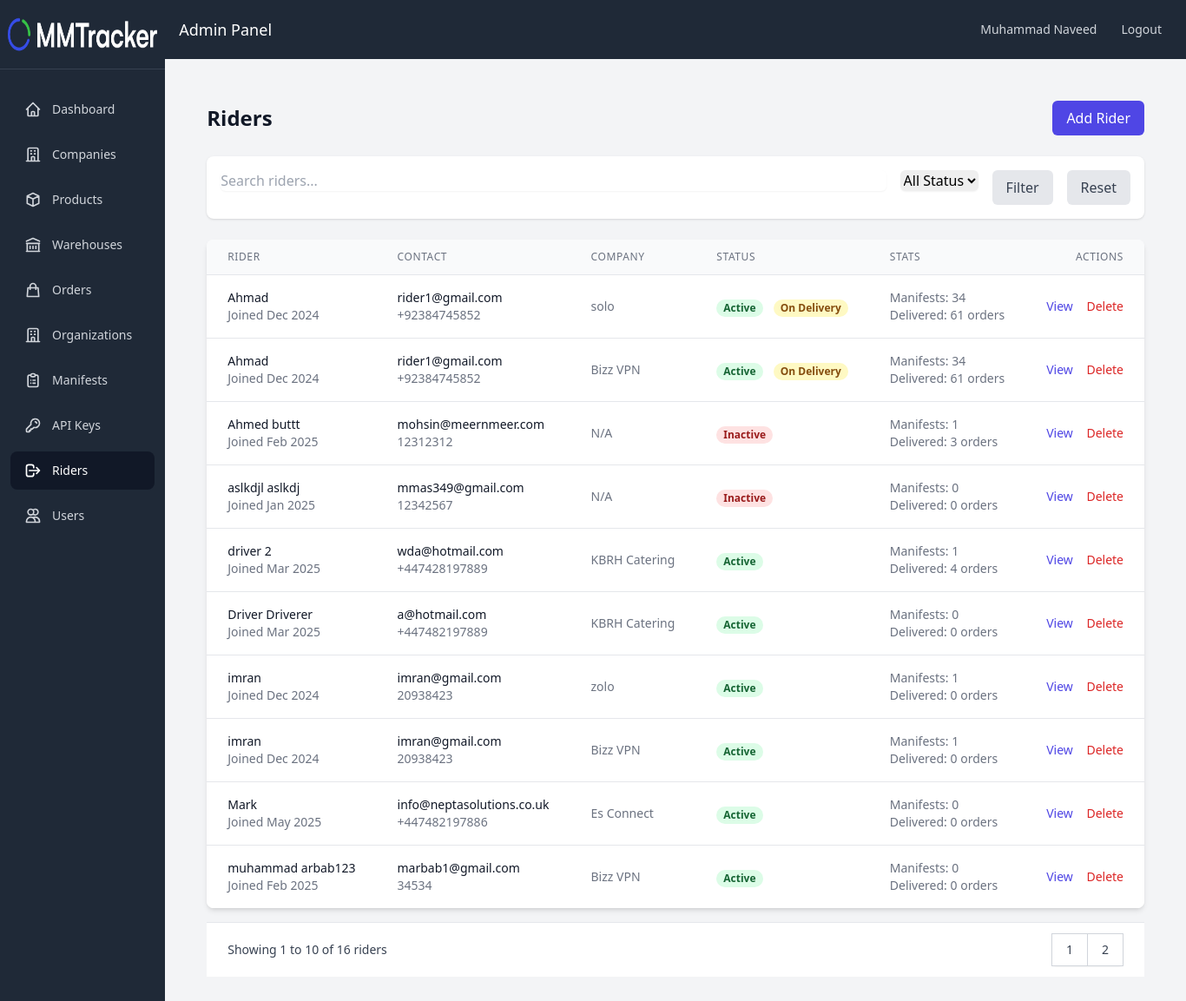
Page /pages/riders/index.php (signed in) on the committed database.
### tables this page shows
CREATE TABLE `Users` (
  `id` int(11) NOT NULL,
  `name` varchar(255) NOT NULL,
  `username` varchar(50) NOT NULL,
  `email` varchar(255) NOT NULL,
  `phone` varchar(20) DEFAULT NULL,
  `password` varchar(255) NOT NULL,
  `user_type` enum('Super Admin','Admin','Rider') NOT NULL,
  `company_id` int(11) DEFAULT NULL,
  `is_active` tinyint(1) DEFAULT 1,
  `created_at` timestamp NOT NULL DEFAULT current_timestamp(),
  `updated_at` timestamp NOT NULL DEFAULT current_timestamp() ON UPDATE current_timestamp(),
  `admin_pin` varchar(255) DEFAULT NULL,
  `fcm_token` varchar(255) DEFAULT NULL,
  `fcm_token_updated_at` timestamp NULL DEFAULT NULL
);

### includes/config.php (called while the page is built, shortened)
<?php
$db_host = 'localhost';
$db_user = 'root';
$db_pass = '';
$db_name = 'u337053559_delivery';
$conn = mysqli_connect($db_host, $db_user, $db_pass, $db_name);
mysqli_set_charset($conn, "utf8mb4");
function isSuperAdmin() {
    return isset($_SESSION['user_type']) && $_SESSION['user_type'] === 'Super Admin';
}
function validUser() {
    global $conn;
    $query = "SELECT id, is_active FROM Users WHERE id = ?";
    $stmt = mysqli_prepare($conn, $query);
    mysqli_stmt_bind_param($stmt, "i", $_SESSION['user_id']);
    mysqli_stmt_execute($stmt);
    $result = mysqli_stmt_get_result($stmt);
    return true;
}
?>

### pages/riders/index.php (the view, shortened to what this page needs)
<?php
require_once '../../includes/config.php';
$page = isset($_GET['page']) ? (int)$_GET['page'] : 1;
$limit = 10;
$offset = ($page - 1) * $limit;
$search = isset($_GET['search']) ? cleanInput($_GET['search']) : '';
$status_filter = isset($_GET['status']) ? cleanInput($_GET['status']) : '';
$where_conditions = ["u.user_type = 'Rider'"];
$where_clause = !empty($where_conditions) ? "WHERE " . implode(" AND ", $where_conditions) : "";
$count_query = "SELECT COUNT(DISTINCT u.id) as total
                FROM Users u
                LEFT JOIN RiderCompanies rc ON u.id = rc.rider_id
                $where_clause";
$count_result = mysqli_query($conn, $count_query);
$total_records = mysqli_fetch_assoc($count_result)['total'];
$total_pages = ceil($total_records / $limit);
$company_stats_condition = !isSuperAdmin() ? "AND m.company_id = " . $_SESSION['company_id'] : "";
$query = "SELECT DISTINCT u.*, rc.is_active as rider_active, c.name as company_name,
          (
              SELECT COUNT(*)
              FROM Manifests m
              WHERE m.rider_id = u.id
              AND m.status != 'delivered'
              $company_stats_condition
          ) as active_manifests,
          (
              SELECT COUNT(*)
              FROM Manifests m
              WHERE m.rider_id = u.id
              $company_stats_condition
          ) as total_manifests,
          (
              SELECT COUNT(*)
              FROM Orders o
              JOIN ManifestOrders mo ON o.id = mo.order_id
              JOIN Manifests m ON mo.manifest_id = m.id
              WHERE m.rider_id = u.id
              AND o.status = 'delivered'
              $company_stats_condition
          ) as delivered_orders
          FROM Users u
          LEFT JOIN RiderCompanies rc ON u.id = rc.rider_id
          LEFT JOIN Companies c ON rc.company_id = c.id
          $where_clause
          ORDER BY u.name
          LIMIT $offset, $limit";
$result = mysqli_query($conn, $query);
?>
<!DOCTYPE html>
<html lang="en">
<head>
    <script src="https://cdn.tailwindcss.com"></script>
</head>
<body class="bg-gray-100">
    <?php include_once '../../includes/navbar.php'; ?>
    <div class="flex-1 flex flex-col">
        <div class="bg-gray-800 p-4 flex justify-between items-center">
            <div class="text-white text-lg">Admin Panel</div>
            <div class="flex items-center">
                <span class="text-gray-300 text-sm mr-4"><?php echo $_SESSION['user_name']; ?></span>
                <a href="<?php echo SITE_URL; ?>logout.php"
                    class="text-gray-300 hover:bg-gray-700 hover:text-white px-3 py-2 rounded-md text-sm font-medium">
                    Logout
                </a>
            </div>
        </div>
        <div class="p-4">
            <div class="max-w-7xl mx-auto px-4 sm:px-6 lg:px-8 py-8">
                <div class="flex justify-between items-center mb-6">
                    <h1 class="text-2xl font-bold text-gray-900">Riders</h1>
                    <a href="create.php" class="bg-indigo-600 text-white px-4 py-2 rounded-md hover:bg-indigo-700">Add Rider</a>
                </div>
                <div class="bg-white p-4 rounded-lg shadow mb-6">
                    <form method="GET" class="flex gap-4">
                        <div class="flex-1">
                            <input type="text" name="search" value="<?php echo htmlspecialchars($search); ?>"
                                placeholder="Search riders..."
                                class="w-full rounded-md border-gray-300 shadow-sm focus:border-indigo-500 focus:ring-indigo-500">
                        </div>
                        <div>
                            <select name="status" class="rounded-md border-gray-300 shadow-sm focus:border-indigo-500 focus:ring-indigo-500">
                                <option value="">All Status</option>
                            </select>
                        </div>
                        <button type="submit" class="bg-gray-200 text-gray-700 px-4 py-2 rounded-md hover:bg-gray-300">Filter</button>
                        <a href="index.php" class="bg-gray-200 text-gray-700 px-4 py-2 rounded-md hover:bg-gray-300">Reset</a>
                    </form>
                </div>
                <div class="bg-white shadow-md rounded-lg overflow-hidden">
                    <table class="min-w-full divide-y divide-gray-200">
                        <thead class="bg-gray-50">
                            <tr>
                                <th class="px-6 py-3 text-left text-xs font-medium text-gray-500 uppercase tracking-wider">Rider</th>
                                <th class="px-6 py-3 text-left text-xs font-medium text-gray-500 uppercase tracking-wider">Contact</th>
                                <?php if (isSuperAdmin()): ?>
                                    <th class="px-6 py-3 text-left text-xs font-medium text-gray-500 uppercase tracking-wider">Company</th>
                                <?php endif; ?>
                                <th class="px-6 py-3 text-left text-xs font-medium text-gray-500 uppercase tracking-wider">Status</th>
                                <th class="px-6 py-3 text-left text-xs font-medium text-gray-500 uppercase tracking-wider">Stats</th>
                                <th class="px-6 py-3 text-right text-xs font-medium text-gray-500 uppercase tracking-wider">Actions</th>
                            </tr>
                        </thead>
                        <tbody class="bg-white divide-y divide-gray-200">
                            <?php while ($rider = mysqli_fetch_assoc($result)): ?>
                                <tr>
                                    <td class="px-6 py-4 whitespace-nowrap">
                                        <div class="text-sm font-medium text-gray-900"><?php echo htmlspecialchars($rider['name']); ?></div>
                                        <div class="text-sm text-gray-500">Joined <?php echo date('M Y', strtotime($rider['created_at'])); ?></div>
                                    </td>
                                    <td class="px-6 py-4 whitespace-nowrap">
                                        <div class="text-sm text-gray-900"><?php echo htmlspecialchars($rider['email']); ?></div>
                                        <div class="text-sm text-gray-500"><?php echo htmlspecialchars($rider['phone']); ?></div>
                                    </td>
                                    <?php if (isSuperAdmin()): ?>
                                        <td class="px-6 py-4 whitespace-nowrap text-sm text-gray-500">
                                            <?php echo htmlspecialchars($rider['company_name'] ?? 'N/A'); ?>
                                        </td>
                                    <?php endif; ?>
                                    <td class="px-6 py-4 whitespace-nowrap">
                                        <span class="px-2 inline-flex text-xs leading-5 font-semibold rounded-full
                                <?php echo $rider['rider_active'] ? 'bg-green-100 text-green-800' : 'bg-red-100 text-red-800'; ?>">
                                            <?php echo $rider['rider_active'] ? 'Active' : 'Inactive'; ?>
                                        </span>
                                        <?php if ($rider['active_manifests'] > 0): ?>
                                            <span class="ml-2 px-2 inline-flex text-xs leading-5 font-semibold rounded-full bg-yellow-100 text-yellow-800">
                                                On Delivery
                                            </span>
                                        <?php endif; ?>
                                    </td>
                                    <td class="px-6 py-4 whitespace-nowrap text-sm text-gray-500">
                                        <div>Manifests: <?php echo $rider['total_manifests']; ?></div>
                                        <div>Delivered: <?php echo $rider['delivered_orders']; ?> orders</div>
                                    </td>
                                    <td class="px-6 py-4 whitespace-nowrap text-right text-sm font-medium">
                                        <a href="view.php?id=<?php echo $rider['id']; ?>" class="text-indigo-600 hover:text-indigo-900 mr-3">View</a>
                                        <a href="delete.php?id=<?php echo $rider['id']; ?>" class="text-red-600 hover:text-red-900">Delete</a>
                                    </td>
                                </tr>
                            <?php endwhile; ?>
                        </tbody>
                    </table>
                </div>
                <?php if ($total_pages > 1): ?>
                    <div class="bg-white px-4 py-3 flex items-center justify-between border-t border-gray-200 sm:px-6 mt-4">
                        <div class="hidden sm:flex-1 sm:flex sm:items-center sm:justify-between">
                            <div>
                                <p class="text-sm text-gray-700">
                                    Showing <span class="font-medium"><?php echo $offset + 1; ?></span> to
                                    <span class="font-medium"><?php echo min($offset + $limit, $total_records); ?></span> of
                                    <span class="font-medium"><?php echo $total_records; ?></span> riders
                                </p>
                            </div>
                            <div>
                                <nav class="relative z-0 inline-flex rounded-md shadow-sm -space-x-px" aria-label="Pagination">
                                    <?php for ($i = 1; $i <= $total_pages; $i++): ?>
                                        <a href="?page=<?php echo $i; ?>&status=<?php echo $status_filter; ?>&search=<?php echo $search; ?>"
                                            class="relative inline-flex items-center px-4 py-2 border border-gray-300 bg-white text-sm font-medium text-gray-700 hover:bg-gray-50
                                      <?php echo $i === $page ? 'bg-gray-100' : ''; ?>">
                                            <?php echo $i; ?>
                                        </a>
                                    <?php endfor; ?>
                                </nav>
                            </div>
                        </div>
                    </div>
                <?php endif; ?>
            </div>
        </div>
</body>
</html>

### rows in the picture
users: name "Ahmad", created_at "Dec 2024", email "rider1@gmail.com", phone "+92384745852", company_name "solo", shows "Active", shows "On Delivery", total_manifests "34", delivered_orders "61", company_name "Bizz VPN"
users: name "Ahmed buttt", created_at "Feb 2025", email "mohsin@meernmeer.com", phone "12312312", company_name "N/A", shows "Inactive", total_manifests "1", delivered_orders "3"
users: name "aslkdjl aslkdj", created_at "Jan 2025", email "mmas349@gmail.com", phone "12342567", company_name "N/A", shows "Inactive", total_manifests "0", delivered_orders "0"
users: name "driver 2", created_at "Mar 2025", email "wda@hotmail.com", phone "+447428197889", company_name "KBRH Catering", shows "Active", total_manifests "1", delivered_orders "4"
users: name "Driver Driverer", created_at "Mar 2025", email "a@hotmail.com", phone "+447482197889", company_name "KBRH Catering", shows "Active", total_manifests "0", delivered_orders "0"
users: name "imran", created_at "Dec 2024", email "imran@gmail.com", phone "20938423", company_name "zolo", shows "Active", total_manifests "1", delivered_orders "0", company_name "Bizz VPN"
users: name "Mark", created_at "May 2025", email "info@neptasolutions.co.uk", phone "+447482197886", company_name "Es Connect", shows "Active", total_manifests "0", delivered_orders "0"
users: name "muhammad arbab123", created_at "Feb 2025", email "marbab1@gmail.com", phone "34534", company_name "Bizz VPN", shows "Active", total_manifests "0", delivered_orders "0"

### other values in the picture
$_SESSION['user_name'] "Muhammad Naveed"
$offset + 1 "1"
min($offset + $limit, $total_records) "10"
$total_records "16"
